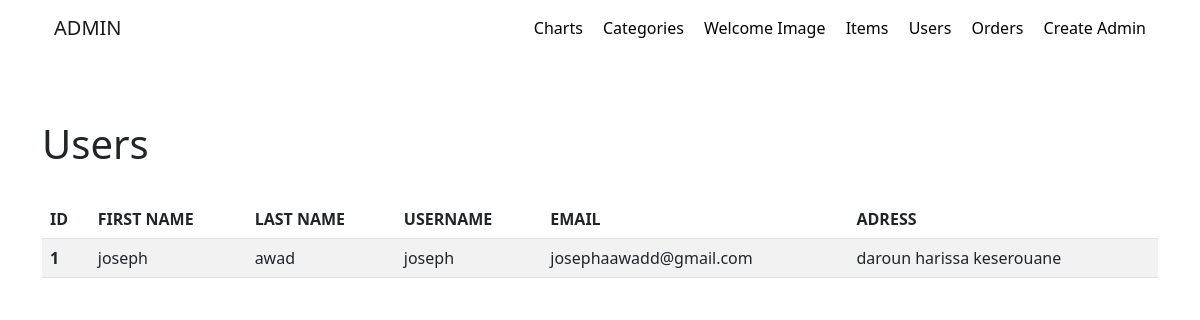
The app's page /web3-admin/Users.php with its own data.
### tables this page shows
CREATE TABLE `users` (
  `id` int(11) NOT NULL,
  `firstname` varchar(225) NOT NULL,
  `lastname` varchar(225) NOT NULL,
  `username` varchar(225) NOT NULL,
  `email` varchar(225) NOT NULL,
  `adress` varchar(225) NOT NULL,
  `password` varchar(225) NOT NULL
);

### web3-admin/Users.php (the view, shortened to what this page needs)
<?php
$link = mysqli_connect("localhost" , "root" , "") or die("Failed to connect with localhost");
mysqli_select_db($link , "projet_web3") or die("Failed to connect with DB");
$getUsers = "SELECT * FROM users";
$getUsersResult = mysqli_query($link , $getUsers) or die("Query failed");
?>
<html>
    <head>
    <link rel="stylesheet" href="Users.css">
    <link href="https://cdn.jsdelivr.net/npm/bootstrap@5.2.0/dist/css/bootstrap.min.css" rel="stylesheet">
    </head>
    <body>
        <div class="container">
            <nav class="navbar navbar-expand-lg">
                <div class="container-fluid">
                    <a class="navbar-brand">ADMIN</a>
                            <div class="collapse navbar-collapse" id="navbarText">
                            <div class="linkContainer">
                                <a href="charts.php">Charts</a>
                                <a href="categories.php">Categories</a>
                                <a href="welcomeImage.php">Welcome Image</a>
                                <a href="items.php">Items</a>
                                <a href="Users.php">Users</a>
                                <a href="orders.php">Orders</a>
                                <a href="createAdmin.php">Create Admin</a>
                            </div>
                        </div>
                 </div>
            </nav>
            <div class="row">
                <div class="col">
                    <div class="userTitle">
                        <h1>Users</h1>
                    </div>
                </div>
            </div>
             <table class="table table-striped">
                    <thead>
                        <tr>
                            <th scope="col">ID</th>
                            <th scope="col">FIRST NAME</th>
                            <th scope="col">LAST NAME</th>
                            <th scope="col">USERNAME</th>
                            <th scope="col">EMAIL</th>
                            <th scope="col">ADRESS</th>
                        </tr>
                    </thead>
                    <tbody>
                         <?php
                             while ($UserFetchAssoc = mysqli_fetch_assoc($getUsersResult)){
                                ?>
                               <tr>
                                   <th>
                                        <?php
                                            echo $UserFetchAssoc['id'];
                                        ?>
                                   </th>
                                   <td>
                                        <?php
                                            echo $UserFetchAssoc['firstname'];
                                        ?>
                                    </td>
                                    <td>
                                        <?php
                                            echo $UserFetchAssoc['lastname'];
                                        ?>
                                    </td>
                                    <td>
                                        <?php
                                            echo $UserFetchAssoc['username'];
                                        ?>
                                    </td>
                                    <td>
                                        <?php
                                            echo $UserFetchAssoc['email'];
                                        ?>
                                    </td>
                                    <td>
                                        <?php
                                            echo $UserFetchAssoc['adress'];
                                        ?>
                                    </td>
                               </tr>
                        <?php
                             }
                            ?>
                    </tbody>
             </table>
        </div>
    </body>
</html>

### web3-admin/Users.css (style rules this page uses)
.linkContainer a { text-decoration: none; color: black; margin-left: 16px; }
.userTitle { margin-top: 64px; margin-bottom: 32px; }

### records on screen
users: id "1", firstname "joseph", lastname "awad", username "joseph", email "josephaawadd@gmail.com", adress "daroun harissa keserouane"
